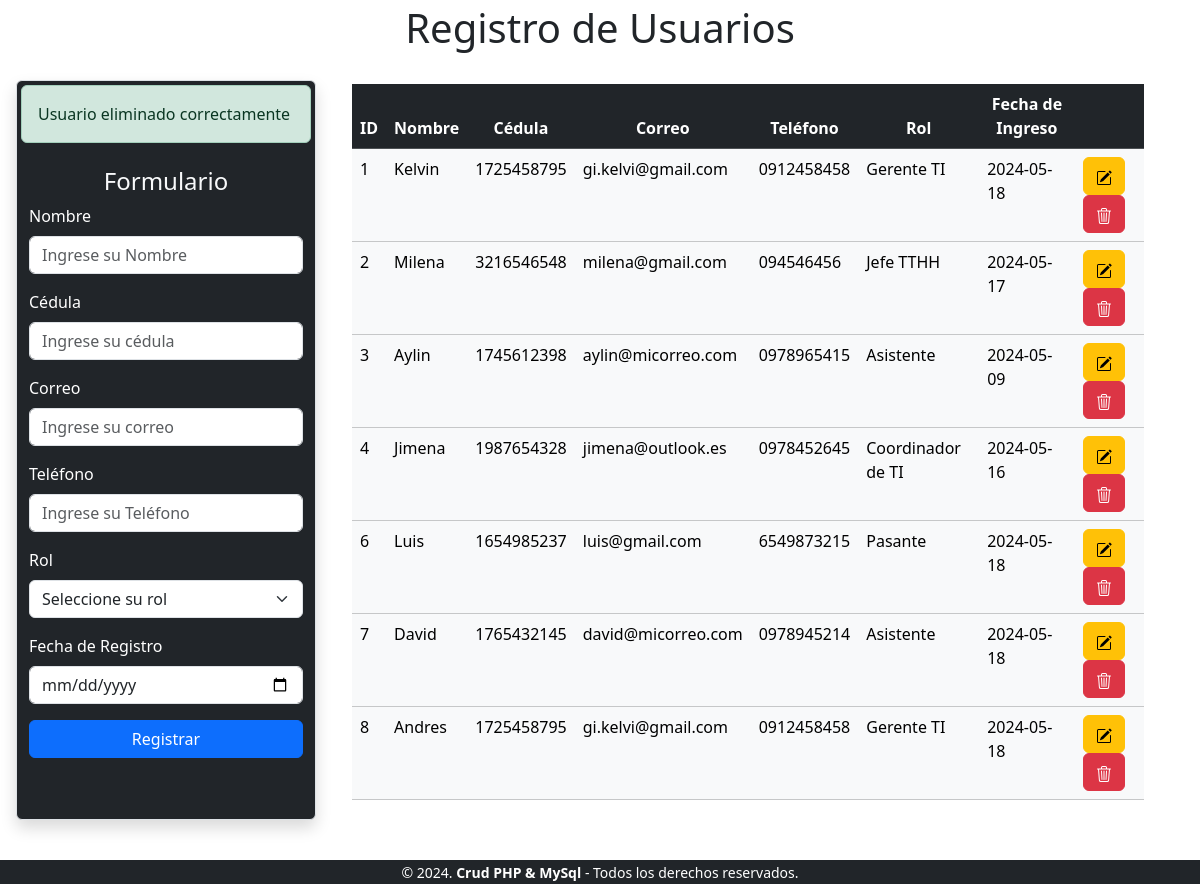
Page /index.php?id=1 on the committed database.
### tables this page shows
CREATE TABLE `usuarios` (
  `id` int(100) NOT NULL,
  `nombre` varchar(200) NOT NULL,
  `cedula` varchar(10) NOT NULL,
  `correo` varchar(150) NOT NULL,
  `telefono` varchar(10) NOT NULL,
  `rol` varchar(100) NOT NULL,
  `fecha_registro` date NOT NULL
);

### index.php (the view, shortened to what this page needs)
<!DOCTYPE html>
<html lang="es">
<head>
    <link href="https://cdn.jsdelivr.net/npm/bootstrap@5.3.2/dist/css/bootstrap.min.css" rel="stylesheet">
    <link href="https://getbootstrap.com/docs/5.3/assets/css/docs.css" rel="stylesheet">
    <link href="https://cdn.jsdelivr.net/npm/bootstrap@5.3.3/dist/css/bootstrap.min.css" rel="stylesheet">
</head>
<body>
    <div>
        <h1 class="text-center p-1">Registro de Usuarios </h1>
    </div>
    <div class="container-fluid">
        <div class="row">
            <div class="col-md-3 bg-dark p-1 border rounded shadow m-3">
                <?php
                include "controlador/eliminar.php";
                ?>
                <form class="p-2" method="POST">
                    <h4 class="text-center   text-light"> Formulario </h4>
                    <div class="form-group mb-3">
                        <label for="nombre" class="form-label text-white">Nombre</label>
                        <input type="text" class="form-control" id="nombre" name="nombre" placeholder="Ingrese su Nombre">
                    </div>
                    <div class="form-group mb-3">
                        <label for="cedula" class="form-label text-white">Cédula</label>
                        <input type="text" class="form-control" id="cedula" name="cedula" placeholder="Ingrese su cédula">
                    </div>
                    <div class="form-group mb-3">
                        <label for="correo" class="form-label text-white">Correo</label>
                        <input type="email" class="form-control" id="correo" name="correo" placeholder="Ingrese su correo">
                    </div>
                    <div class="form-group mb-3">
                        <label for="telefono" class="form-label text-white">Teléfono</label>
                        <input type="text" class="form-control" id="telefono" name="telefono" placeholder="Ingrese su Teléfono">
                    </div>
                    <div class="form-group mb-3">
                        <label for="rol" class="form-label text-white">Rol</label>
                        <select class="form-select" id="rol" name="rol">
                            <option selected disabled>Seleccione su rol</option>
                        </select>
                    </div>
                    <div class="form-group mb-3">
                        <label for="fecha_registro" class="form-label text-white">Fecha de Registro</label>
                        <input type="date" class="form-control" id="fecha_registro" name="fecha_registro">
                    </div>
                    <div class="d-grid">
                        <button type="submit" class="btn btn-primary" name="btnregistrar" value="ok">Registrar</button>
                    </div>
                </form>
            </div>
            <div class="col-md-8 p-1 m-3">
                <table class="table table-light table-hover">
                    <thead class="table-dark">
                        <tr class="text-center">
                            <th scope="col">ID</th>
                            <th scope="col">Nombre</th>
                            <th scope="col">Cédula</th>
                            <th scope="col">Correo</th>
                            <th scope="col">Teléfono</th>
                            <th scope="col">Rol</th>
                            <th scope="col">Fecha de Ingreso</th>
                            <th scope="col"></th>
                        </tr>
                    </thead>
                    <tbody>
                        <?php
                        include "conexion.php";
                        $sql = $conexion->query("SELECT * FROM usuarios");
                        while ($datos = $sql->fetch_object()) { ?>
                            <tr>
                                <td><?= $datos->id ?></td>
                                <td><?= $datos->nombre ?></td>
                                <td><?= $datos->cedula ?></td>
                                <td><?= $datos->correo ?></td>
                                <td><?= $datos->telefono ?></td>
                                <td><?= $datos->rol ?></td>
                                <td><?= $datos->fecha_registro ?></td>
                                <td>
                                    <a href="modificar.php?id=<?= $datos->id ?>" class="btn btn-small btn-warning">
                                    </a>
                                    <a onclick="return eliminar()" href="index.php?id=<?= $datos->id ?>" class="btn btn-small btn-danger">
                                    </a>
                                </td>
                            </tr>
                        <?php } ?>
                    </tbody>
                </table>
            </div>
        </div>
    </div>
    <br>
    <footer class="text-center text-bg-dark mb-1">
        <small>&copy; 2024. <b>Crud PHP & MySql</b> - Todos los derechos reservados.</small>
    </footer>
</body>
</html>

### rows in the picture
usuarios: id "1", nombre "Kelvin", cedula "1725458795", correo "gi.kelvi@gmail.com", telefono "0912458458", rol "Gerente TI", fecha_registro "2024-05-18"
usuarios: id "2", nombre "Milena", cedula "3216546548", correo "milena@gmail.com", telefono "094546456", rol "Jefe TTHH", fecha_registro "2024-05-17"
usuarios: id "3", nombre "Aylin", cedula "1745612398", correo "aylin@micorreo.com", telefono "0978965415", rol "Asistente", fecha_registro "2024-05-09"
usuarios: id "4", nombre "Jimena", cedula "1987654328", correo "jimena@outlook.es", telefono "0978452645", rol "Coordinador de TI", fecha_registro "2024-05-16"
usuarios: id "6", nombre "Luis", cedula "1654985237", correo "luis@gmail.com", telefono "6549873215", rol "Pasante", fecha_registro "2024-05-18"
usuarios: id "7", nombre "David", cedula "1765432145", correo "david@micorreo.com", telefono "0978945214", rol "Asistente", fecha_registro "2024-05-18"
usuarios: id "8", nombre "Andres", cedula "1725458795", correo "gi.kelvi@gmail.com", telefono "0912458458", rol "Gerente TI", fecha_registro "2024-05-18"
